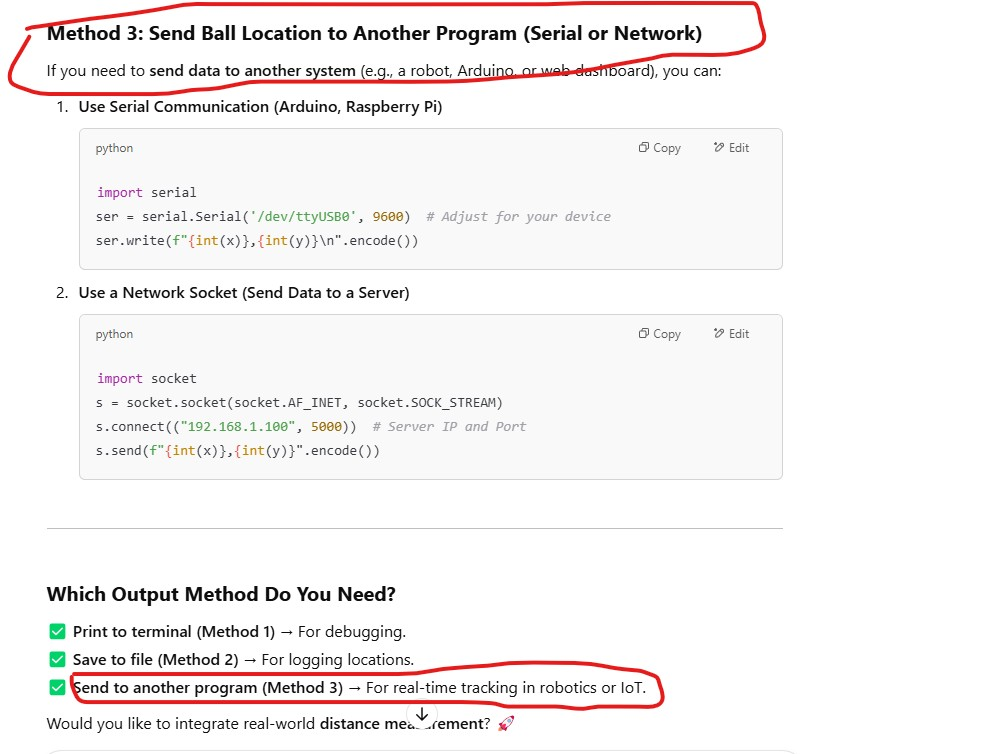
#> input picture send_data.jpg, 982 x 754 px, given in place of the camera
$ python detect_white_and_yellow_ball.py
#> lines starting #> are read from the running program, lines starting #| are printed output that depends on the picture; after the words box and inside, x2 and y2 are one past the last pixel; in counts of white or black regions, pixels touching at a corner belong together
# detect_white_and_yellow_ball.py

import cv2
import numpy as np
import json
import values

area_low  = 230
area_high = 270
radius_low = 150
selected_index = 0


# ──────────────────────────────────────────────────────────────────────────────
# Load object configs from colors.json (your HSV thresholds, etc.)
# ──────────────────────────────────────────────────────────────────────────────
with open("colors.json", "r") as f:
#> (reads colors.json from the repository)
#> further down, frame is the input picture: shape (754, 982, 3); mean B, G, R 243.1, 243.3, 245.9
    object_configs = json.load(f)
# ──────────────────────────────────────────────────────────────────────────────
# get the color from mouse picked object
# ──────────────────────────────────────────────────────────────────────────────

# ────────────────────────────────────────────────────────────────
# Get color range from mouse click
# Left-click updates lower bound, right-click updates upper bound
# ────────────────────────────────────────────────────────────────
# [43 lines left out: function get_color, not called in this run]


#warm overlay post process frame
def warm_frame(frame, red_gain=1.1, blue_gain=0.9):
    # Convert to float for precision
#> called with red_gain = 1.2, blue_gain = 0.8
    frame = frame.astype(np.float32)
    # Scale R and B channels
    frame[:, :, 2] *= red_gain   # Red channel
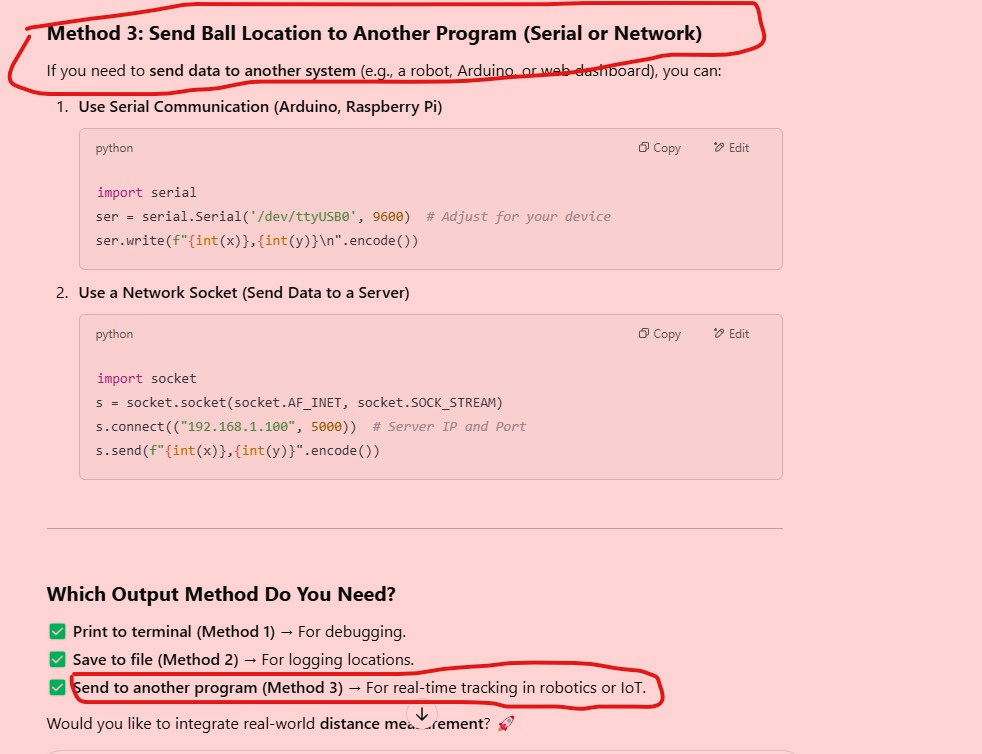
#> frame: shape (754, 982, 3) float32; mean B, G, R 243.5, 243.7, 293.9; drawn with min black and max white
    frame[:, :, 0] *= blue_gain  # Blue channel
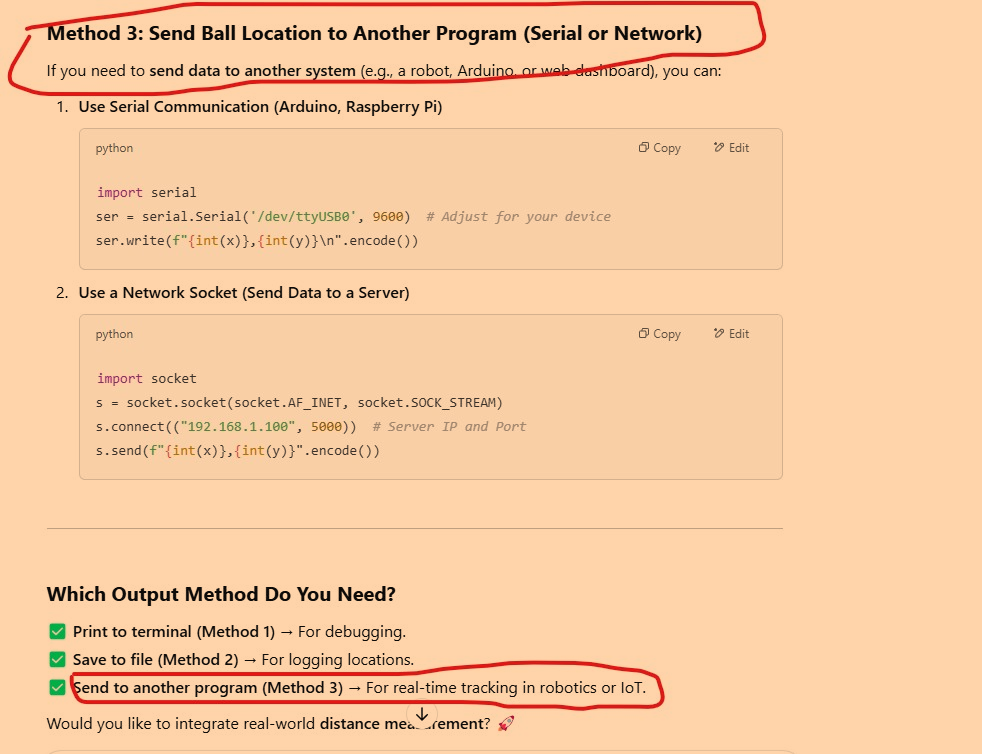
#> frame: shape (754, 982, 3) float32; mean B, G, R 196.1, 243.7, 293.9; drawn with min black and max white
    # Clip and convert back
    frame = np.clip(frame, 0, 255).astype(np.uint8)
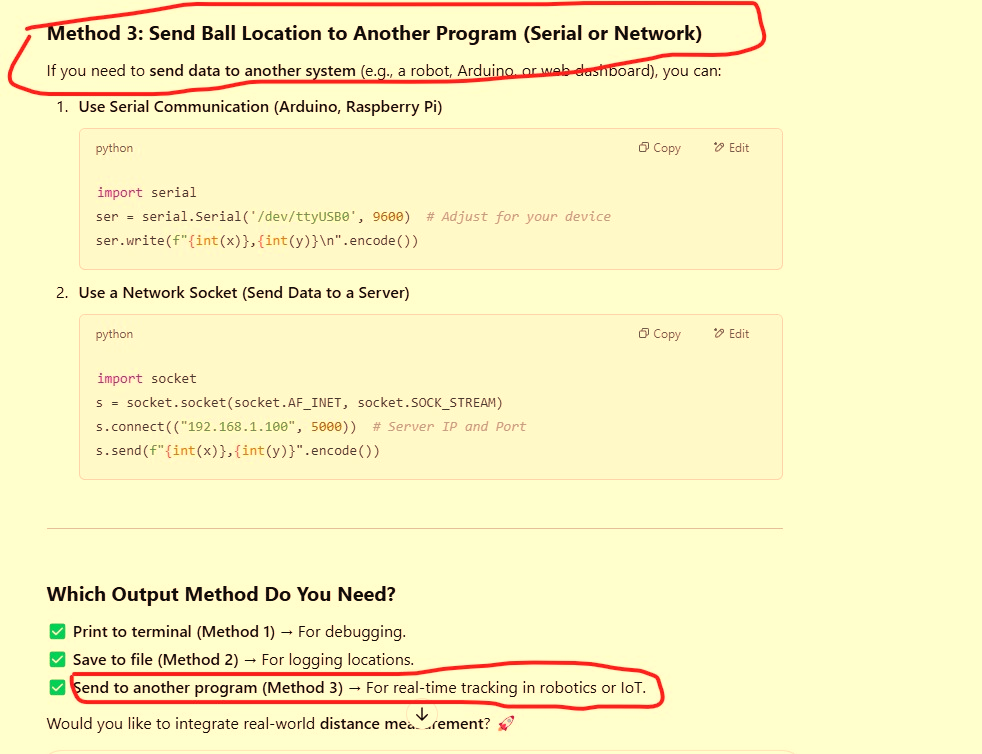
#> frame: shape (754, 982, 3); mean B, G, R 194.4, 243.3, 249.4
    return frame

# ──────────────────────────────────────────────────────────────────────────────
# 1) get_ball_positions(cap)
#
# Reads exactly one frame from `cap`, runs your existing find_balls logic,
# and returns a dict of lists of (x,y) positions for every ball type.
# It does NOT modify or show any windows.
# ──────────────────────────────────────────────────────────────────────────────
# [58 lines left out: function get_ball_positions, not called in this run]

# ──────────────────────────────────────────────────────────────────────────────
# 2) (unchanged) find_balls() and find_obstacles() helpers
# ──────────────────────────────────────────────────────────────────────────────
def find_balls(mask, color_name, color, frame):
    contours, _ = cv2.findContours(mask, cv2.RETR_EXTERNAL, cv2.CHAIN_APPROX_SIMPLE)
    detections = {}
    for cnt in contours:
        area = cv2.contourArea(cnt)
        if values.values.area_high < area > values.values.area_low:
            perimeter = cv2.arcLength(cnt, True)
            if perimeter == 0:
                continue
            circularity = 4 * np.pi * (area / (perimeter * perimeter))
            if circularity > 0.7:
                ((x, y), radius) = cv2.minEnclosingCircle(cnt)
                if radius > values.values.radius_low:
                    continue

                # Store this (x,y) under the key `color_name`
                detections.setdefault(color_name, []).append((int(x), int(y)))

                # Draw the circle + label on `frame` as before
                cv2.circle(frame, (int(x), int(y)), int(radius), color, 2)
                cv2.putText(
                    frame,
                    f"{color_name} ({int(x)}, {int(y)})",
                    (int(x) - 20, int(y) - 10),
                    cv2.FONT_HERSHEY_SIMPLEX,
                    0.6,
                    color,
                    2
                )

    return detections

# [25 lines left out: function find_obstacles, not called in this run]


# ──────────────────────────────────────────────────────────────────────────────
# 3) Original “live loop” moved under this guard so it DOES NOT run on import
# ──────────────────────────────────────────────────────────────────────────────
if __name__ == "__main__":
    # Open webcam
    cap = cv2.VideoCapture(0)
    if not cap.isOpened():
        print("Could not open camera")
        exit(1)

    selected_index = 0
    names = [obj["name"] for obj in object_configs]

    # Global HSV for mouse callback
    hsv = None

    # [7 lines of commented-out code are left out]

    cv2.namedWindow("Processed Frame")
    cv2.setMouseCallback("Processed Frame", get_color)
    #cv2.namedWindow("hsv")
    #cv2.setMouseCallback("hsv", get_color)

    while True:
        ret, frame = cap.read()
        if not ret:
            break

        frame = warm_frame(frame, red_gain=1.2, blue_gain=0.8)
        hsv = cv2.cvtColor(frame, cv2.COLOR_BGR2HSV)
#> hsv: shape (754, 982, 3); mean H, S, V 28, 57.2, 249.6
        #can be added to smooth edges and blend colors
        hsv = cv2.GaussianBlur(hsv, (7, 7), 0)
#> hsv: shape (754, 982, 3); mean H, S, V 28, 57.2, 249.6
        white_mask_display = None  # For optional mask visualization
        orange_mask_display = None

        for obj in object_configs:
            name = obj["name"]
            obj_type = obj["type"]

            raw_lo = obj["colorLowerBound"]
            raw_hi = obj["colorUpperBound"]

            lower = ( int(raw_lo[0]), int(raw_lo[1]), int(raw_lo[2]) )
            upper = ( int(raw_hi[0]), int(raw_hi[1]), int(raw_hi[2]) )

            mask = cv2.inRange(hsv, lower, upper)

            # Add morphology to clean mask
            kernel = np.ones((2, 2), np.uint8)  # You can tweak kernel size
            mask = cv2.morphologyEx(mask, cv2.MORPH_OPEN, kernel)   # Remove noise
            mask = cv2.morphologyEx(mask, cv2.MORPH_CLOSE, kernel)  # Close small holes

            # Handle special case for white balls (exclude yellow tones)
            if "white" in name.lower():
                white_mask_display = mask.copy()

            elif "orange" in name.lower():
                orange_mask_display = mask.copy()

            draw_color = (255, 255, 255) if "white" in name.lower() else (0, 140, 255) if "orange" in name.lower() else (0,0,0)

            if obj_type == "ball":
                positions = find_balls(mask, name, draw_color, frame)
            else:
                continue
#> this loop made 3 passes
#> pass 1, `mask = cv2.inRange(hsv, lower, upper)`:
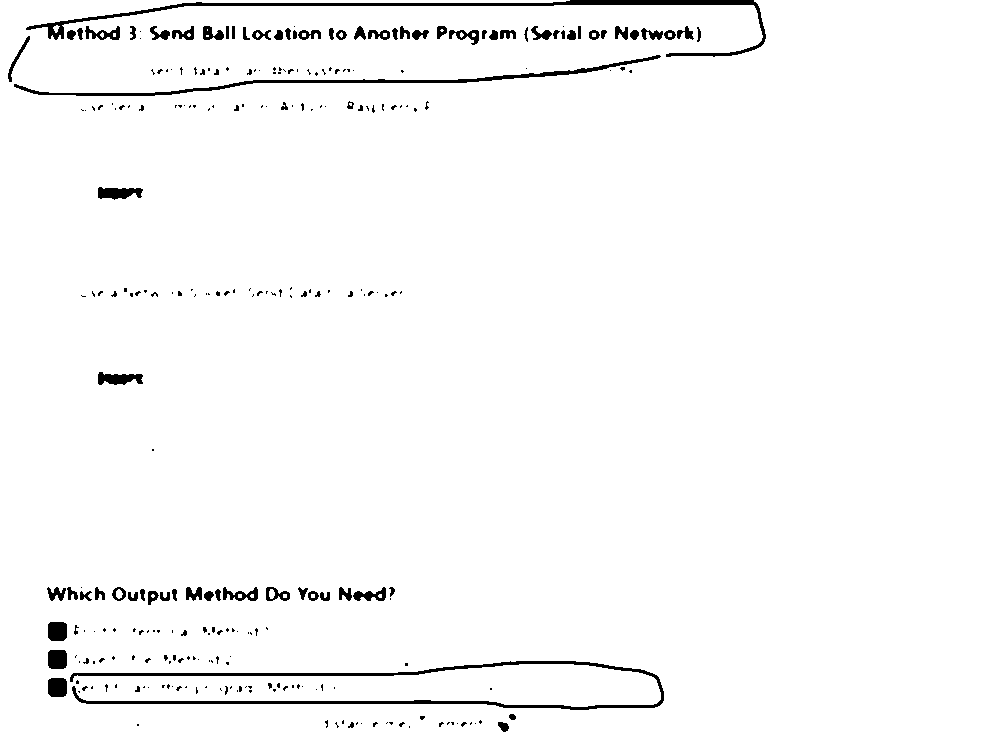
#> mask: shape (754, 982); 97.5% white; 287 black regions (199 under 20 px), largest, box (x1, y1, x2, y2) and area: (70, 661, 664, 710) 3726, (26, 0, 766, 57) 3214, (14, 55, 661, 96) 2086
#> pass 1, `mask = cv2.morphologyEx(mask, cv2.MORPH_CLOSE, kernel)`:
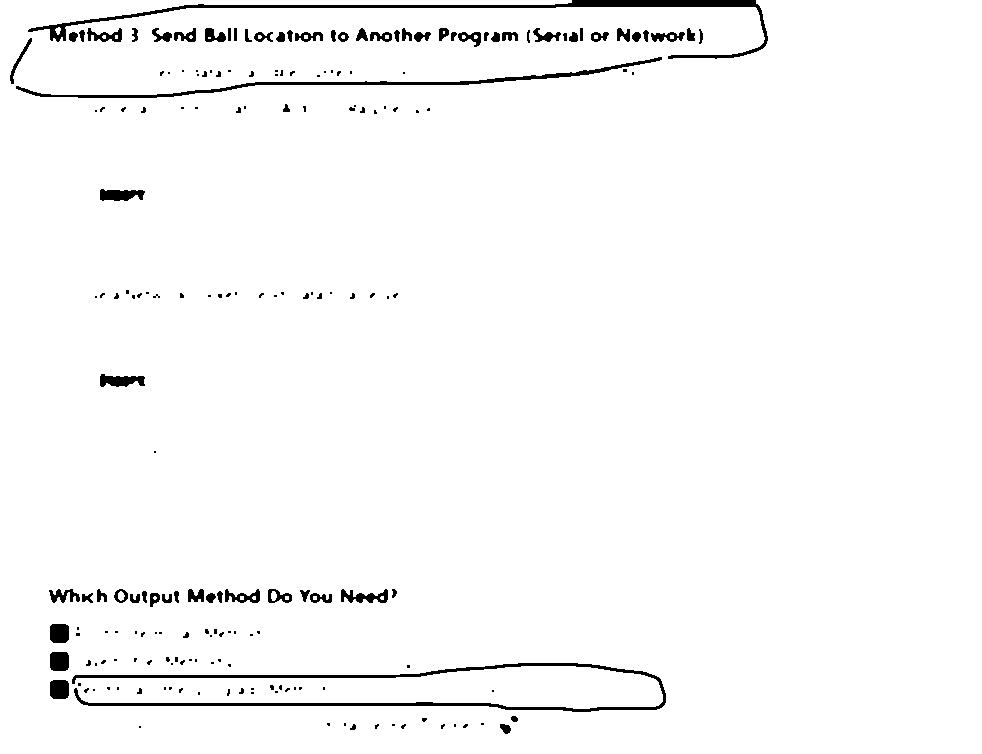
#> mask: shape (754, 982); 97.5% white; 200 black regions (116 under 20 px), largest, box (x1, y1, x2, y2) and area: (72, 663, 666, 712) 3726, (28, 0, 768, 59) 3585, (16, 57, 662, 98) 2085
#> after the loop:
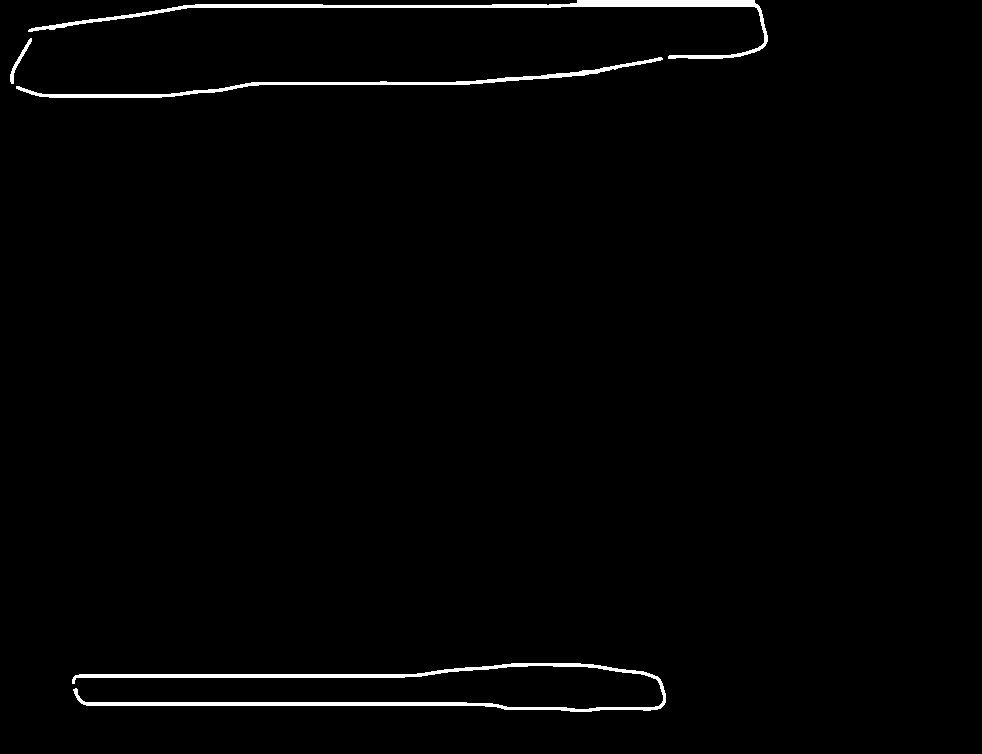
#> mask: shape (754, 982); 1.5% white; 4 white regions, box (x1, y1, x2, y2) and area: (72, 663, 666, 712) 4560, (28, 0, 768, 59) 3708, (16, 57, 663, 98) 2315, (10, 38, 32, 84) 179

        #    for pos in positions:
        #        print(f"{name} detected at: {pos}")

        # Display processed frame
        cv2.imshow("Processed Frame", frame)

        if white_mask_display is not None:
            cv2.imshow("White Mask", white_mask_display)


        if orange_mask_display is not None:
            cv2.imshow("Orange Mask", orange_mask_display)

        key = cv2.waitKey(1) & 0xFF
#> (key q is pressed here)

        if key == ord('w'):
            selected_index = 1
            print(f"🔘 Now calibrating {names[selected_index]}")
        elif key == ord('o'):
            selected_index = 0
            print(f"🔘 Now calibrating {names[selected_index]}")

        # 3) quit on 'q'
        if key == ord('q'):
            break

    cap.release()
    cv2.destroyAllWindows()
